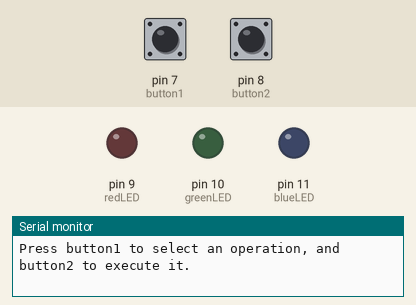
Recording of a sketch running on a simulated Arduino Uno, built with avr-gcc and run on an emulated ATmega328P. On the bench: output pins drawn as LEDs (lit = HIGH), the last lines printed to the serial monitor. The inputs (shaded band) are chosen by the test bench; at power-on: pin 7 (button1) HIGH, pin 8 (button2) HIGH.

Above: at 1.2 s.
1.3 s: pin 7 (button1) pulled LOW for 1 s
At 2.8 s:
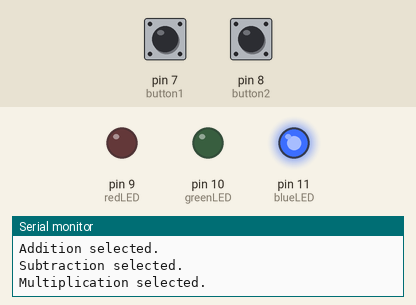
3.8 s: pin 8 (button2) pulled LOW for 0.15 s
At 4.9 s:
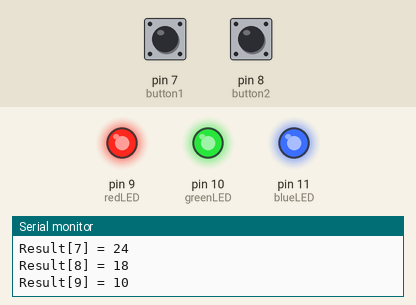
6.6 s: pin 7 (button1) pulled LOW for 0.15 s
At 7.4 s:
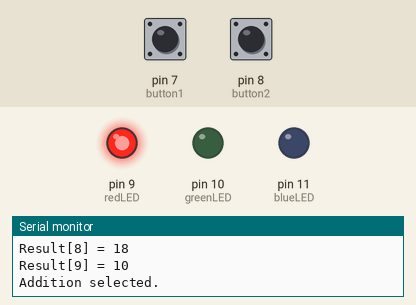
8.3 s: pin 7 (button1) pulled LOW for 3.2 s
At 12.3 s:
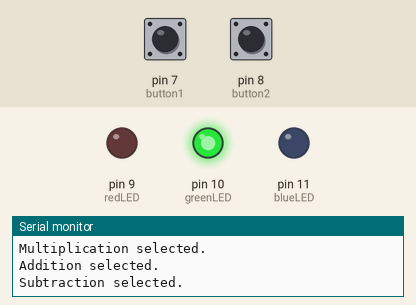
Timing chart, 0 to 13.8 s (numbered marks = the images above; inputs shaded):
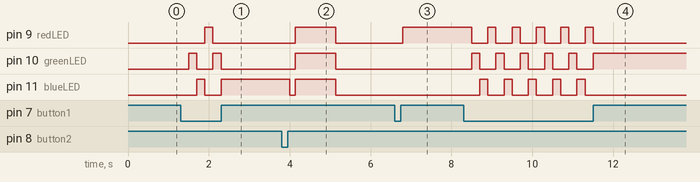

The sketch:

MicroProcessorsLab1.6.ino
```cpp
const int redLED = 9;
const int greenLED = 10;
const int blueLED = 11;
const int button1 = 7; // Button for operation selection
const int button2 = 8; // Button to execute operation

int arr1[] = {1, 2, 3, 4, 5, 6, 7, 8, 9, 10}; // First array
int arr2[] = {10, 9, 8, 7, 6, 5, 4, 3, 2, 1}; // Second array
int result[10]; // Third array for storing results

int operation = 0; // 0 = Add, 1 = Subtract, 2 = Multiply
bool operationSelected = false;

void setup() {
  // Initialize pins
  pinMode(redLED, OUTPUT);
  pinMode(greenLED, OUTPUT);
  pinMode(blueLED, OUTPUT);
  pinMode(button1, INPUT_PULLUP);
  pinMode(button2, INPUT_PULLUP);

  // Ensure all LEDs are OFF at the start
  digitalWrite(redLED, LOW);
  digitalWrite(greenLED, LOW);
  digitalWrite(blueLED, LOW);

  // Start the serial monitor for debugging
  Serial.begin(9600);
  Serial.println("Press button1 to select an operation, and button2 to execute it.");
}

void loop() {
  // Handle operation selection (Button 1)
  if (digitalRead(button1) == LOW) {
    delay(200); // Debounce delay
    operation = (operation + 1) % 3; // Cycle through operations (0, 1, 2)
    operationSelected = true;

    // Turn on corresponding LED for the selected operation
    if (operation == 0) { // Addition
      digitalWrite(redLED, HIGH);
      digitalWrite(greenLED, LOW);
      digitalWrite(blueLED, LOW);
      Serial.println("Addition selected.");
    } else if (operation == 1) { // Subtraction
      digitalWrite(redLED, LOW);
      digitalWrite(greenLED, HIGH);
      digitalWrite(blueLED, LOW);
      Serial.println("Subtraction selected.");
    } else if (operation == 2) { // Multiplication
      digitalWrite(redLED, LOW);
      digitalWrite(greenLED, LOW);
      digitalWrite(blueLED, HIGH);
      Serial.println("Multiplication selected.");
    }
  }

  // Handle operation execution (Button 2)
  if (digitalRead(button2) == LOW && operationSelected) {
    delay(200); // Debounce delay
    Serial.println("Performing operation...");

    // Perform the selected operation on the arrays
    for (int i = 0; i < 10; i++) {
      if (operation == 0) { // Addition
        result[i] = arr1[i] + arr2[i];
      } else if (operation == 1) { // Subtraction
        result[i] = arr1[i] - arr2[i];
      } else if (operation == 2) { // Multiplication
        result[i] = arr1[i] * arr2[i];
      }
    }

    // Turn off all LEDs after operation
    digitalWrite(redLED, LOW);
    digitalWrite(greenLED, LOW);
    digitalWrite(blueLED, LOW);

    // Display the results in the serial monitor
    Serial.println("Results:");
    for (int i = 0; i < 10; i++) {
      Serial.print("Result[");
      Serial.print(i);
      Serial.print("] = ");
      Serial.println(result[i]);
    }

    // Turn on all LEDs briefly to indicate completion
    digitalWrite(redLED, HIGH);
    digitalWrite(greenLED, HIGH);
    digitalWrite(blueLED, HIGH);
    delay(1000); // Keep LEDs ON for 1 second
    digitalWrite(redLED, LOW);
    digitalWrite(greenLED, LOW);
    digitalWrite(blueLED, LOW);

    // Reset operationSelected to allow new selection
    operationSelected = false;
  }
}
```

Measured:
- after the input at 1.3 s, pin 9 (redLED): LOW → HIGH after 0.60 s, → LOW 0.20 s later; pin 10 (greenLED): alternates HIGH for 0.20 s and LOW for 0.40 s, 4 changes in all, then stays LOW, starting after 0.20 s; pin 11 (blueLED): LOW → HIGH after 0.40 s, → LOW 0.20 s later, → HIGH 0.40 s later
- after the input at 3.8 s, pin 9 (redLED), pin 10 (greenLED): LOW → HIGH after 0.34 s, → LOW 1.0 s later; pin 11 (blueLED): HIGH → LOW after 0.20 s, → HIGH 0.14 s later, → LOW 1.0 s later
- after the input at 6.6 s, pin 9 (redLED): LOW → HIGH after 0.20 s
- after the input at 8.3 s, pin 9 (redLED): alternates HIGH for 0.20 s and LOW for 0.40 s, 11 changes in all, then stays LOW, starting after 0.20 s; pin 10 (greenLED): alternates HIGH for 0.20 s and LOW for 0.40 s, 11 changes in all, then stays HIGH, starting after 0.20 s
